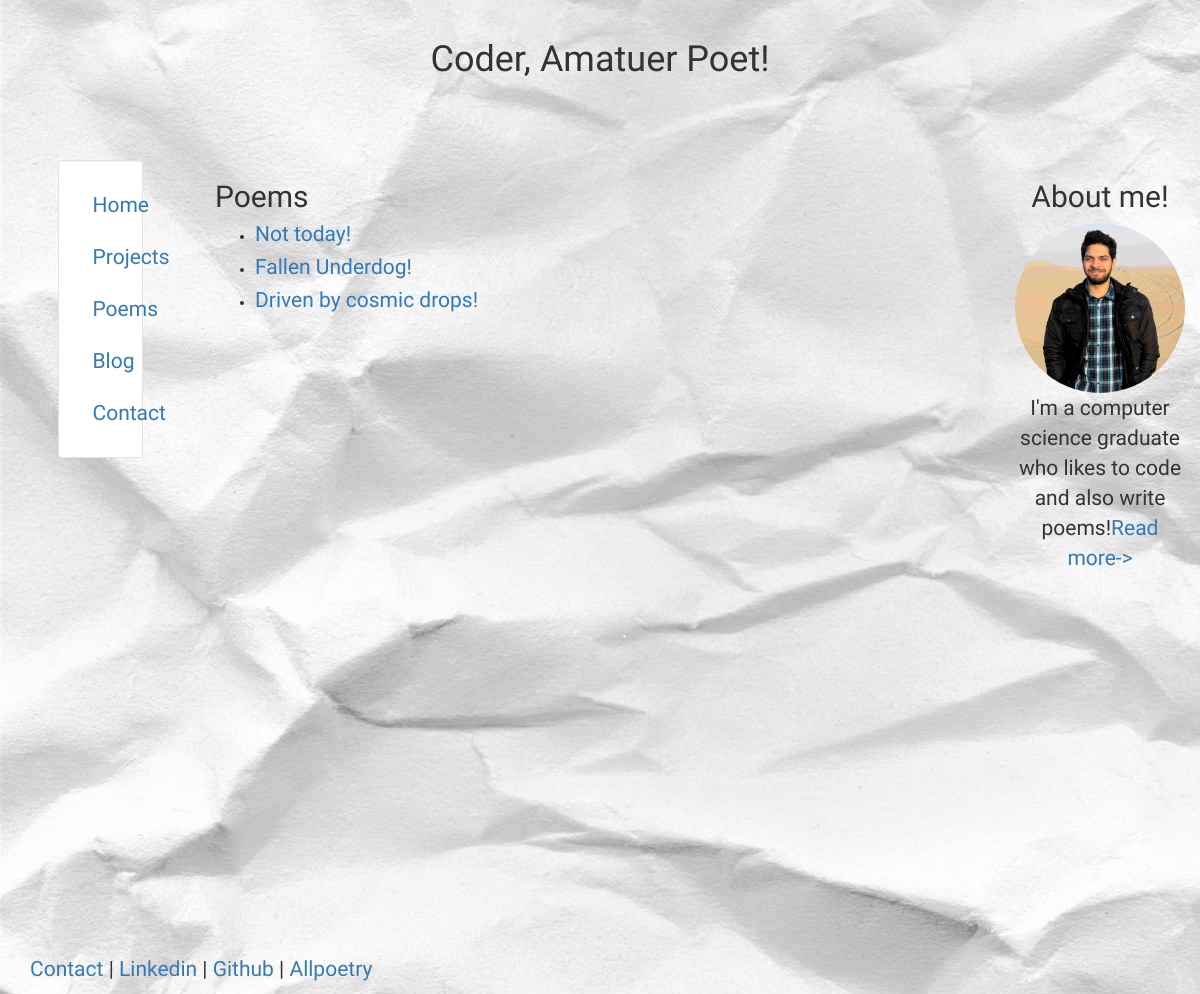
The page /poems/ on the database as committed earlier.
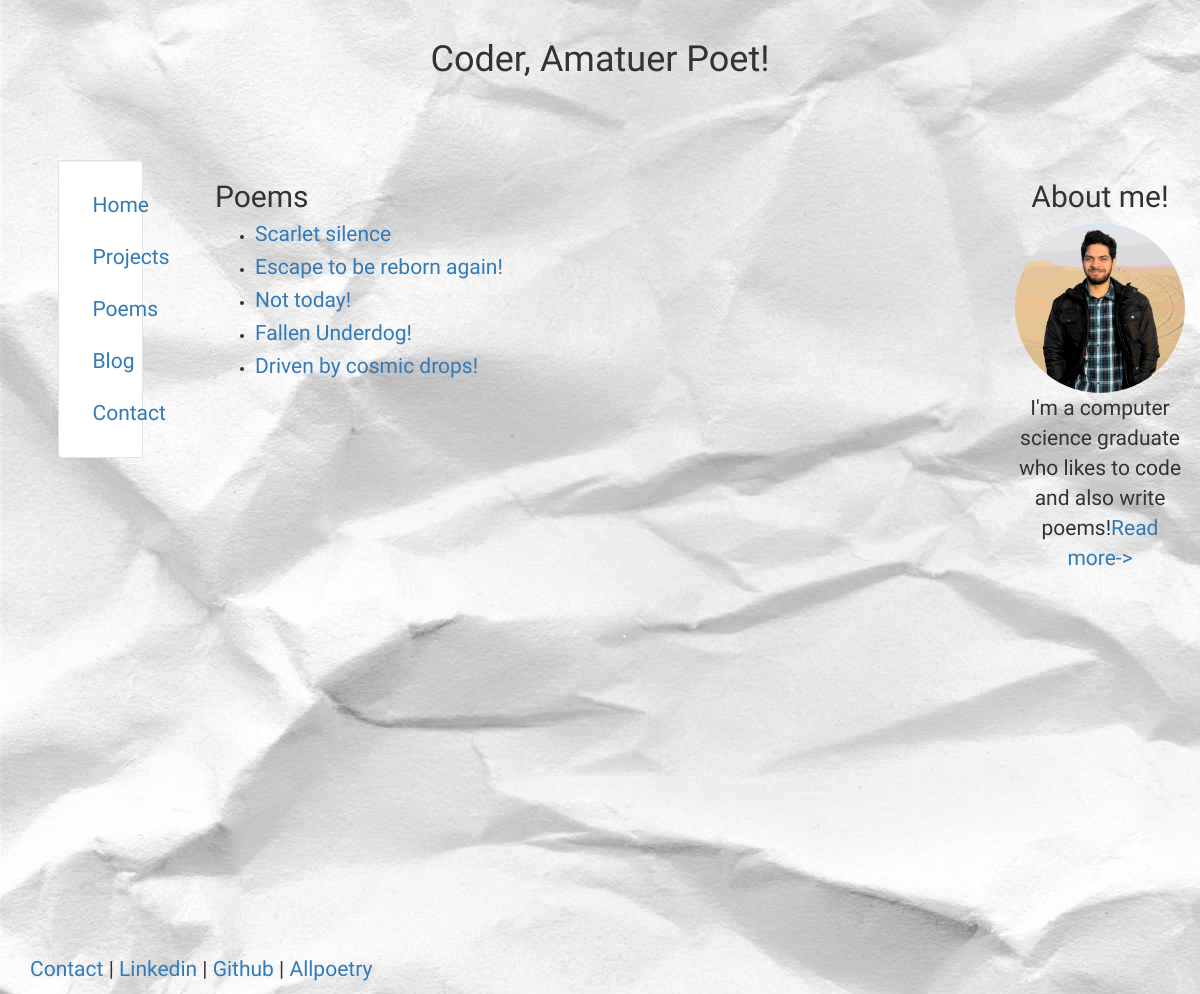
The same page on the database as committed later.
### poems/models.py (models this page shows, shortened)
class Post(models.Model):
	title = models.CharField(max_length=140)
	body = models.TextField()
	date = models.DateTimeField()

### poems/templates/poems/poems.html
{% extends 'personal/header.html' %}
{% block content%}
<h2>Poems</h2>
	{% for post in object_list %}
		<ul>
		<li><h5><a href="/poems/{{post.id}}">{{post.title}}</a></h5></li>
		</ul>
	{% endfor%}
{% endblock %}

### personal/templates/personal/header.html (shortened to what this page needs)
<!DOCTYPE html>
<html>
<head>
	{% load staticfiles %}
	<link rel="stylesheet" type="text/css" href="https://maxcdn.bootstrapcdn.com/bootstrap/3.3.7/css/bootstrap.min.css">
	<link rel="stylesheet" type="text/css" href="{% static 'personal/css/app.css'%}">
</head>
<body>
	<div class="container-fluid" style="min-height:954px">
		<div class="row" id="row1">
			<div class="col-md-12">
				<br>
				<center>
					{% if typed %}
					<h1><span class="element1"></span><span class="element2"></span></h1>
					{% else %}
					<h1>Coder, Amatuer Poet!</h1>
					{% endif%}
				</center>
			</div>
		</div>
		<div class="row" id="row2">
			<div class="col-md-2">
				<br>
				<center>
				<div class="well bs-sidebar" id="sidebar" style="background-color:#fff;width:50%">
				<ul class="nav nav-pills nav-stacked">
  					<li><a href="/">Home</a></li>
  					<li><a href="/projects/">Projects</a></li>
  					<li><a href="/poems/">Poems</a></li>
  					<li><a href="/blog/">Blog</a></li>
  					<li><a href="/contact/">Contact</a></li>
				</ul>
				</div>
				</center>
			</div>
			<div class="col-md-8">
				<br>
				{% block content%}
				{% endblock%}
			</div>
			<div id = "profile" class="col-md-2">
				<br>
				<center>
					<h2>About me!</h2>
					<img id ="myimg" src="{% static 'personal/img/me.jpg' %}" alt="face" class="img-responsive">
					<p>I'm a computer science graduate who likes to code and
					also write poems!<a href="/aboutme/1">Read more-></a></p>
				</center>
			</div>
		</div>
	</div>
	<footer>
		<div class="container-fluid" style="margin-left:15px">
		<p><a href="/contact/">Contact</a> | <a href="www.linkedin.com/in/
nagaraj-bhat-b9341496
">Linkedin</a> | <a href="https://github.com/nagarajbhat">Github</a> | <a href="https://allpoetry.com/Nagaraj_Bhat">Allpoetry</a></p>
		</div>
	</footer>
</body>
</html>

### static/personal/css/app.css (style rules this page uses)
body { background-image:url('../img/bg20.jpg'); height: 100%; font-family: 'Reem Kufi', sans-serif; }
p { font-size: 21px; }
a { font-size: 21px; }
#row2 { margin-top: 50px; }
#myimg { border-radius: 50%; max-height:180px; }

Rows that differ between the two databases and show on the page:
added Post: title "Scarlet silence"
added Post: title "Escape to be reborn again!"
